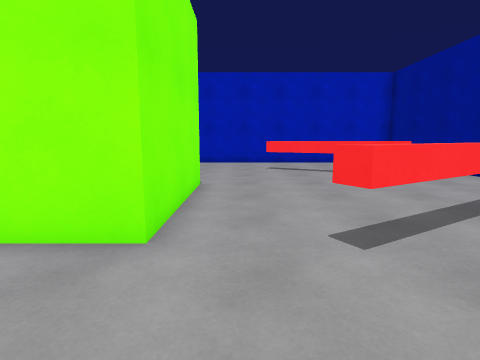
[1] (above)

16 first-person views from a walk through a Unity game level. The camera is 1.3 m above the floor, tilts 8° down and sees 80° across. The floor is counted in squares, 1 m on a side. Each view is taken from the middle of a square. On the plan, view 1 faces up. The plan holds only what a view shows up to about 13 squares ahead; the rest is blank. The place goes on beyond the plan. The player is left out.

[2]
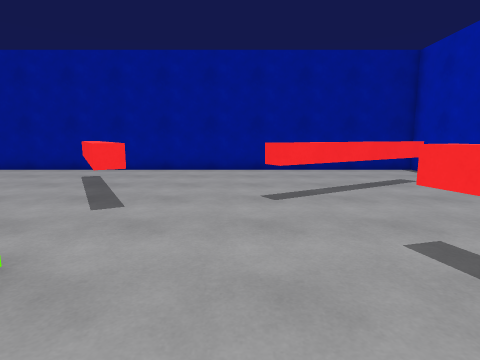

[3]
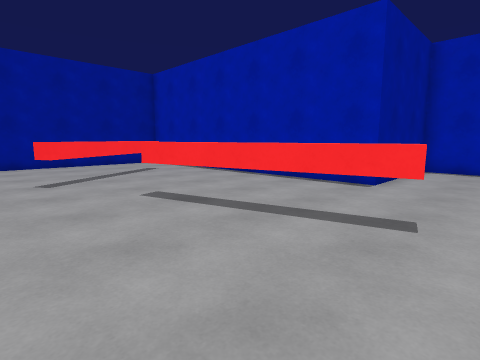

[4]
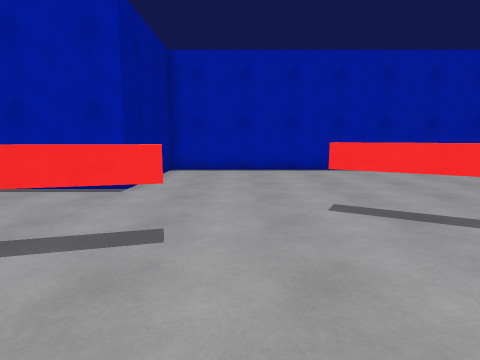

[5]
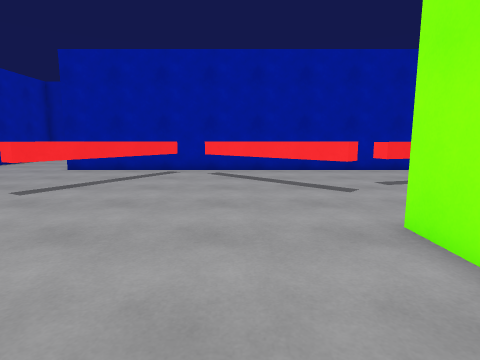

[6]
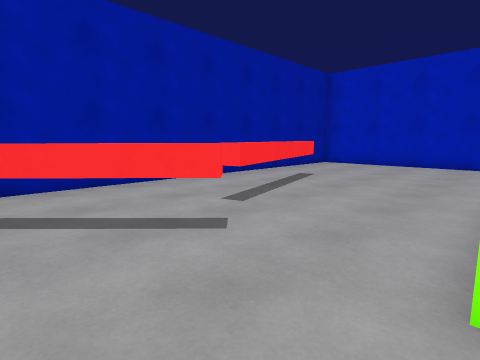

[7]
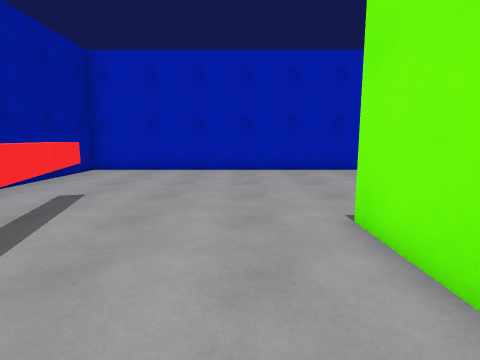

[8]
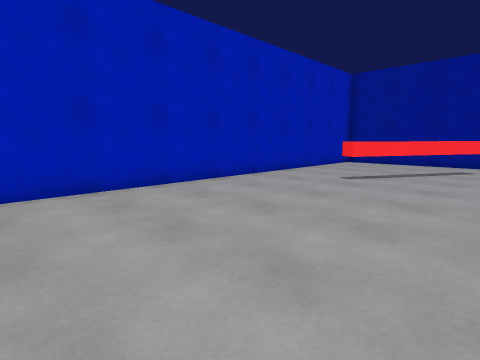

[9]
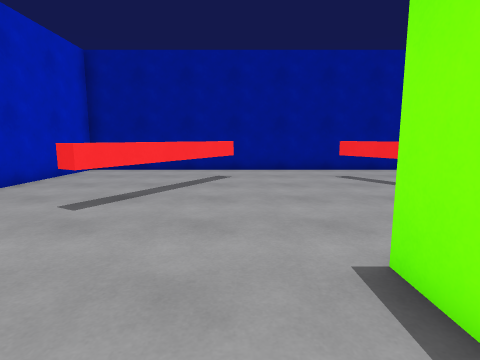

[10]
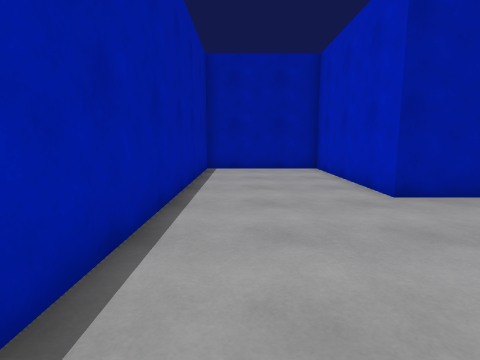

[11]
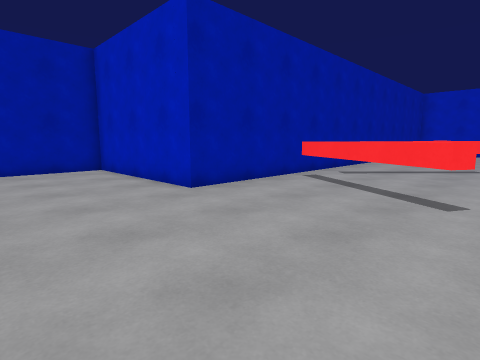

[12]
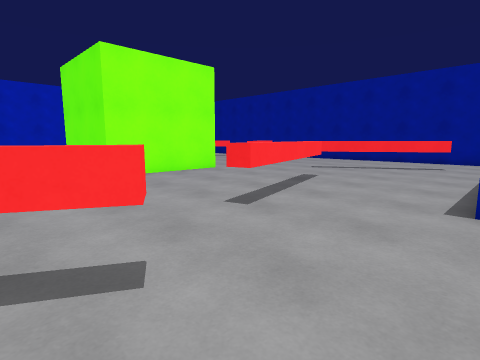

[13]
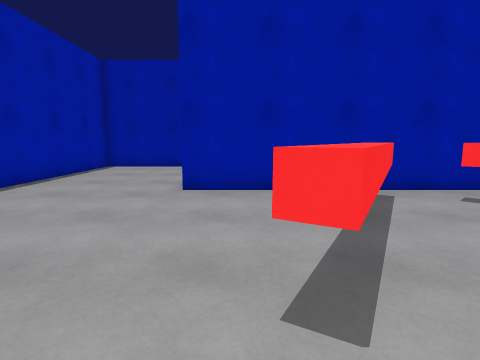

[14]
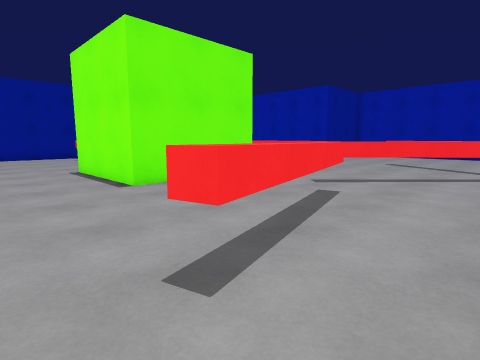

[15]
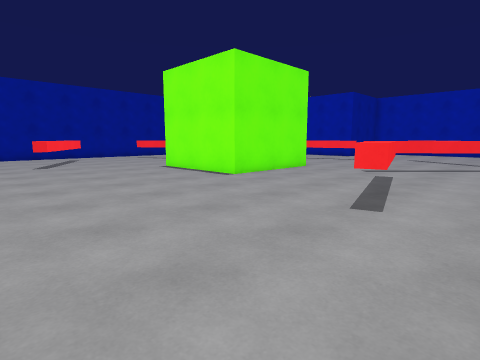

[16]
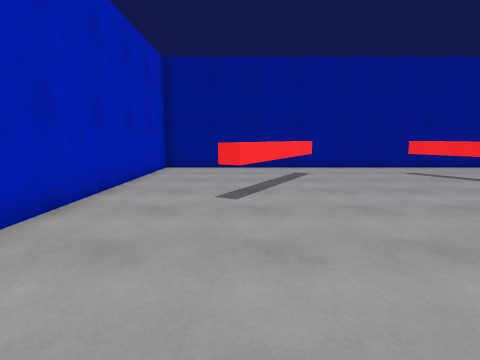

### Floor plan
Key: @ floor where view 1 was taken; # wall or solid block; x gap in a wall; . floor; = window, fence, low wall or low ledge; ^ raised ledge; T thing the floor can be seen under or through.
Columns run from 21 left of view 1 to 9 right of it. Each row starts with its distance up from view 1.
 17       #########################
 16       #.......................#
 15       #.......................#
 14       #.......................#
 13       #................# .....#
 12       #.................^T....#
 11       #..................T^^..#
 10       #..^....................#
  9       #..^^...................#
  8       #..#^....######.........#
  7       #...^....#    #.........#
  6       #...^T...#    #.....^#..#
  5       #...TT...#    #...^^^...#
  4       #....=...######.##^.....#
  3       #...T^..................#
  2       #..TT...................#
  1       #.TT....................#
  0       #.T............@..^.....#
 -1       #.............^...T.....#
 -2       #xTT......^^^^^...T^....#
 -3       #..^T....^^^.......T ...#
 -4       #...T^^.............^...#
 -5       #.......................#
 -6 #######.......................#
 -7 #................##############
 -8 #................#
 -9 #................#
-10 #................#
-11 #................#
-12 ##################

Positions as (right, up) in squares from view 1, and headings:
1: (0, 0), facing up
2: (-4, 1), facing right
3: (-7, 2), facing down-right
4: (-7, 1), facing down
5: (-2, 1), facing left
6: (-6, 1), facing up-left
7: (-8, 4), facing up
8: (-8, 9), facing up-right
9: (-4, 10), facing right
10: (-8, -10), facing left
11: (-8, -11), facing up-left
12: (-10, -7), facing up-right
13: (-7, -5), facing left
14: (-14, 12), facing down-right
15: (-14, 16), facing down-right
16: (-5, 13), facing right
